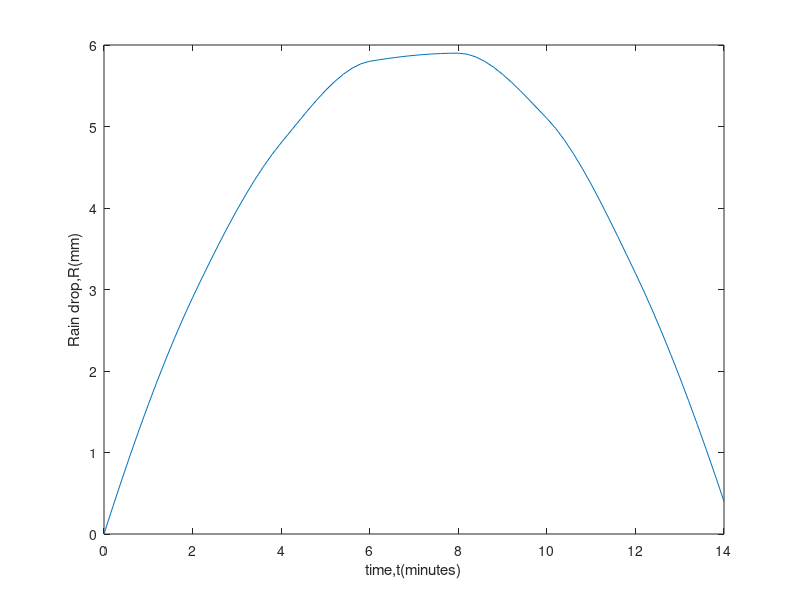

This chart was generated by the following MATLAB code:
t=0:2:14; % vcetor t
R=[0,2.9,4.8,5.8,5.9,5.1,3.2,0.4]; % rain drop size

% now make the step size from 2 minutes to 30 seconds
% the new t vector is 
% since 30 seconds is equal to 30/60=0.2 minutes
new_t=0:0.2:14;

% use the cubic interpolation to evaludate the rain drop size 
% at the values in new_t
interpolated_value=interp1(t,R,new_t,'cubic');

plot(new_t,interpolated_value)
xlim([0 14])
xlabel('time,t(minutes)')
ylabel("Rain drop,R(mm)")
